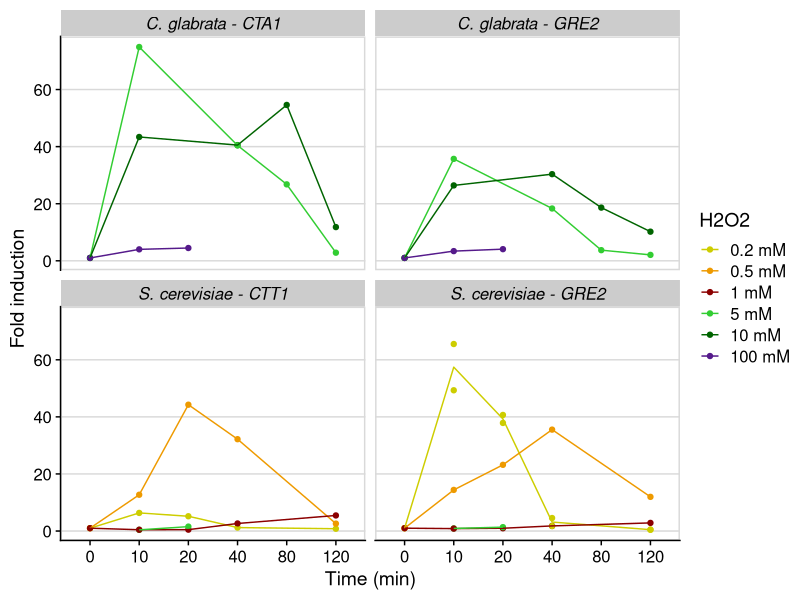
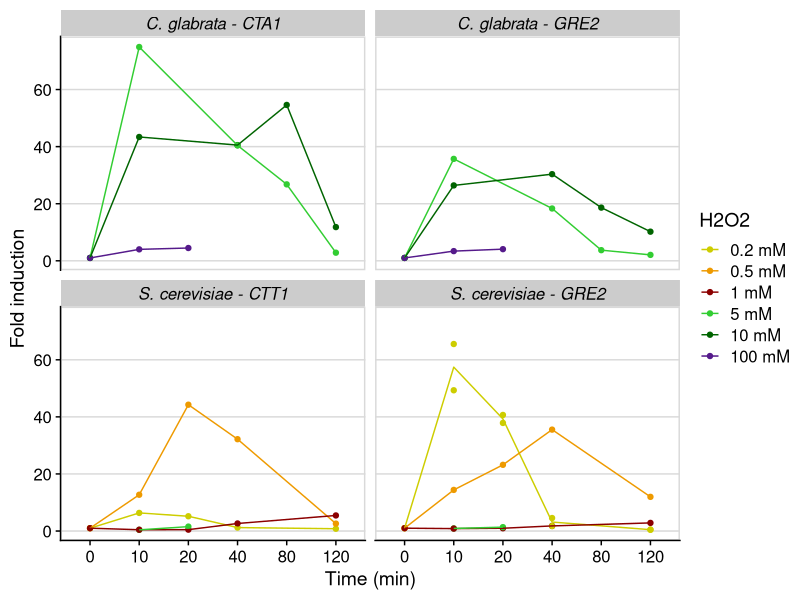
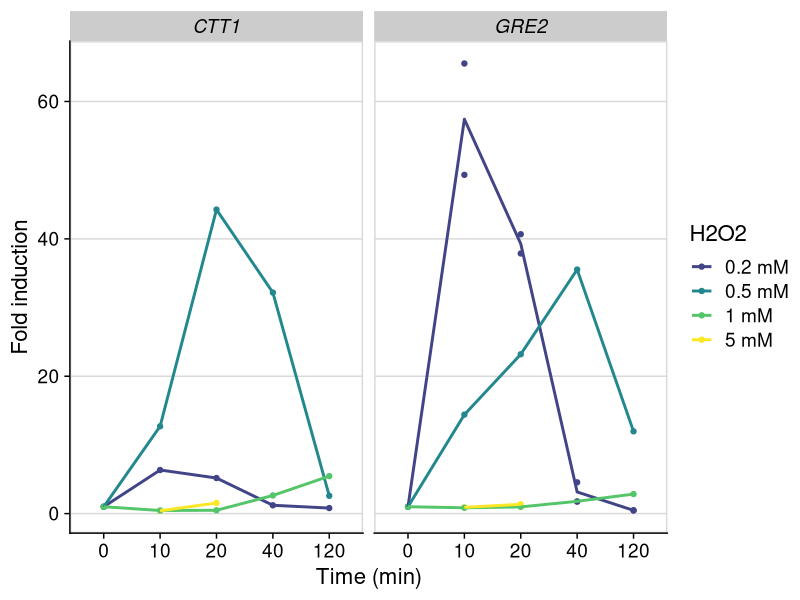
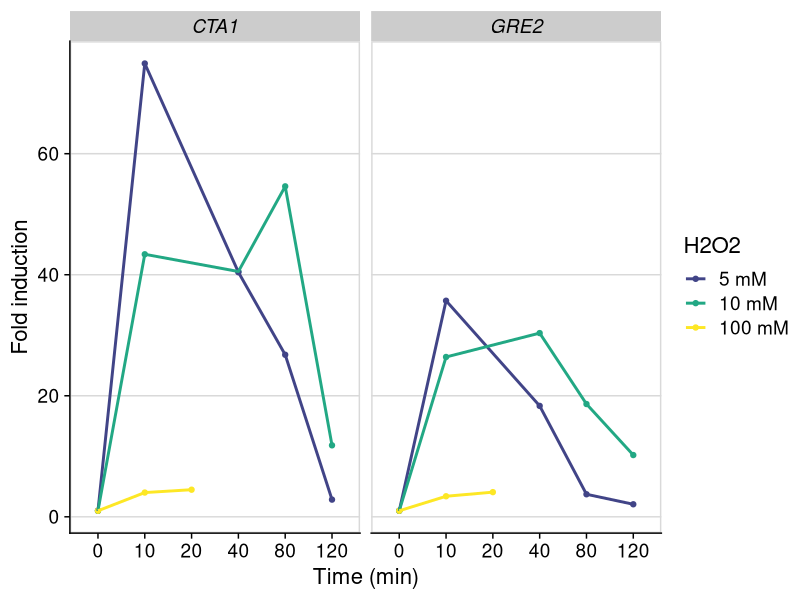

Recreate these plots in R, in order.
## ---- chunk 1
require(tidyverse)
require(cowplot)
## ---- chunk 2
dat <- read_tsv("../input/20220306-summary-H2O2-time-course-gene-induction.tsv")
## ---- chunk 3
dat1 <- dat %>% 
  mutate(FC = 2^log2FC,
         time = factor(treatTime),
         H2O2 = ordered(h2o2, levels = paste(c(0.2, 0.5, 1, 5, 10, 100), "mM")))

dat1 %>% filter(gene %in% c("CTA1", "CTT1", "GRE2")) %>% 
  ggplot(aes(x = time, y = FC, color = H2O2, group = H2O2)) +
  geom_point() + stat_summary(geom = "line", fun.y = mean) +
  scale_color_manual(values = c(
    "0.2 mM" = "yellow3",
    "0.5 mM" = "orange2",
    "1 mM" = "darkred",
    "5 mM" = "limegreen",
    "10 mM" = "darkgreen",
    "100 mM" = "purple4"
  )) +
  facet_wrap(~ paste(species, gene, sep = " - ")) +
  ylab("Fold induction") + xlab("Time (min)") +
  theme_cowplot() + panel_border() + background_grid(major = "y") +
  theme(strip.text = element_text(face = 3))
## ---- chunk 4
ggsave("../output/20220307-qRT-PCR-Sc-Cg-time-course.png", width = 7, height = 5, bg = "white")
## ---- chunk 5
p1 <- dat1 %>% 
  filter(gene %in% c("CTA1", "CTT1", "GRE2"), species == "S. cerevisiae") %>% 
  ggplot(aes(x = time, y = FC, color = H2O2, group = H2O2)) +
  geom_point() + stat_summary(geom = "line", fun = mean, size = 1) +
  scale_color_viridis_d(begin = 0.2) + #scale_y_sqrt() +
  facet_wrap(~ gene) +
  ylab("Fold induction") + xlab("Time (min)") +
  theme_cowplot(font_size = 16) + panel_border() + background_grid(major = "y") +
  theme(strip.text = element_text(face = 3))
p2 <- dat1 %>% 
  filter(gene %in% c("CTA1", "CTT1", "GRE2"), species == "C. glabrata") %>% 
  ggplot(aes(x = time, y = FC, color = H2O2, group = H2O2)) +
  geom_point() + stat_summary(geom = "line", fun = mean, size = 1) +
  scale_color_viridis_d(begin = 0.2) + #scale_y_sqrt() +
  facet_wrap(~ gene) +
  ylab("Fold induction") + xlab("Time (min)") +
  theme_cowplot(font_size = 16) + panel_border() + background_grid(major = "y") +
  theme(strip.text = element_text(face = 3))
ggsave("../output/20220419-qRT-PCR-Sc-time-course.png", p1, width = 7, height = 4)
ggsave("../output/20220419-qRT-PCR-Cg-time-course.png", p2, width = 7, height = 4)
